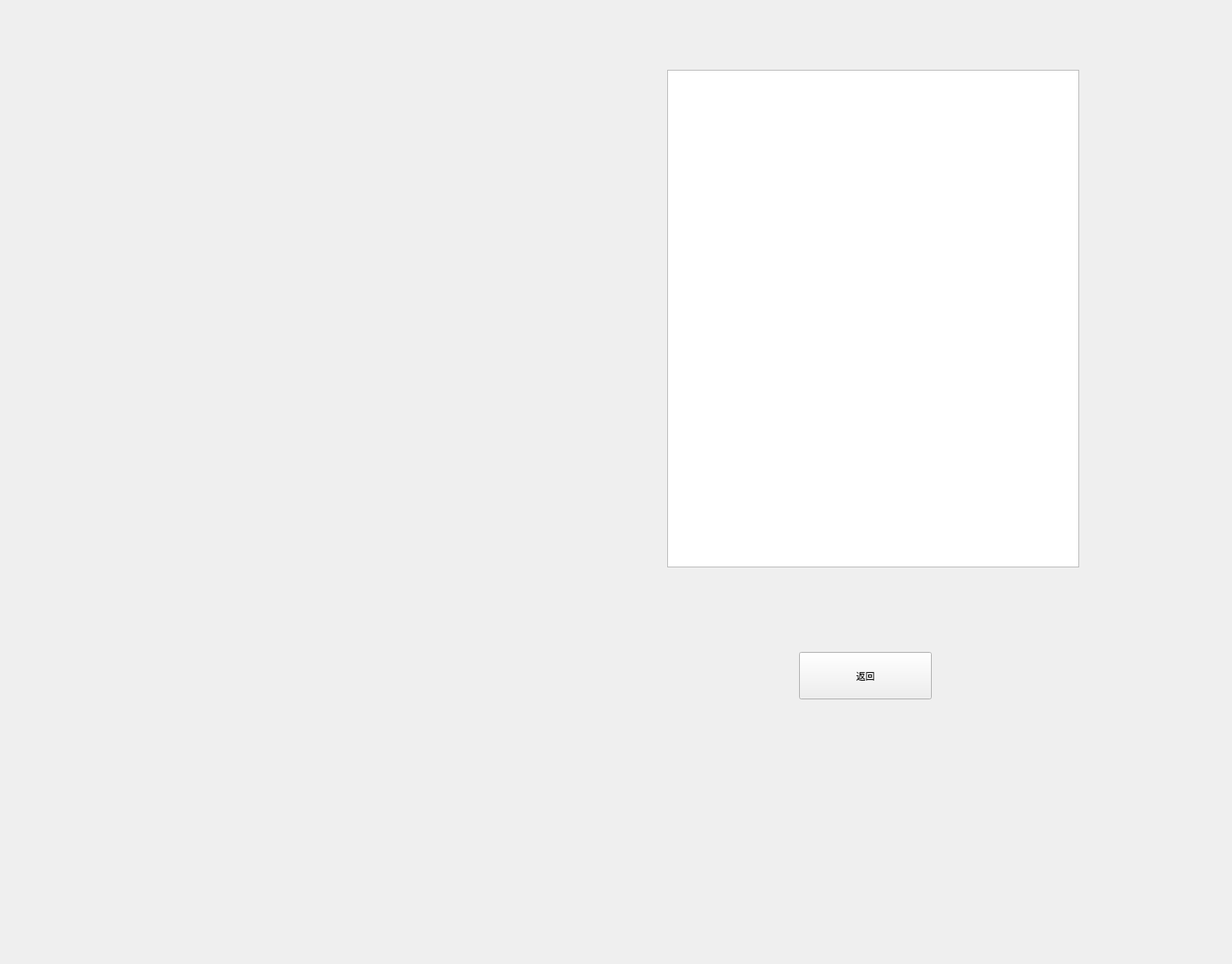
<?xml version="1.0" encoding="UTF-8"?>
<ui version="4.0">
 <class>All_route</class>
 <widget class="QWidget" name="All_route">
  <property name="geometry">
   <rect>
    <x>0</x>
    <y>0</y>
    <width>1588</width>
    <height>1242</height>
   </rect>
  </property>
  <property name="windowTitle">
   <string>Form</string>
  </property>
  <widget class="QTextBrowser" name="textBrowser">
   <property name="geometry">
    <rect>
     <x>860</x>
     <y>90</y>
     <width>531</width>
     <height>641</height>
    </rect>
   </property>
  </widget>
  <widget class="QPushButton" name="pushButton">
   <property name="geometry">
    <rect>
     <x>1030</x>
     <y>840</y>
     <width>171</width>
     <height>61</height>
    </rect>
   </property>
   <property name="text">
    <string>返回</string>
   </property>
  </widget>
 </widget>
 <resources/>
 <connections/>
</ui>
